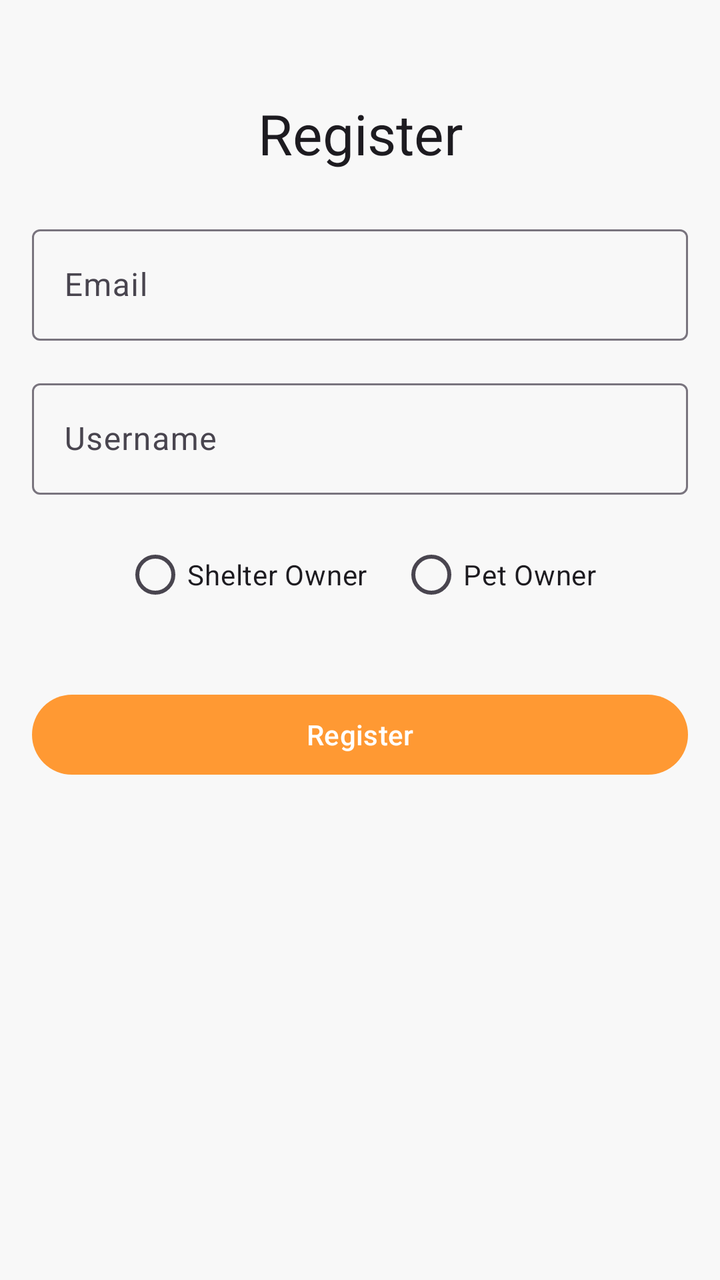
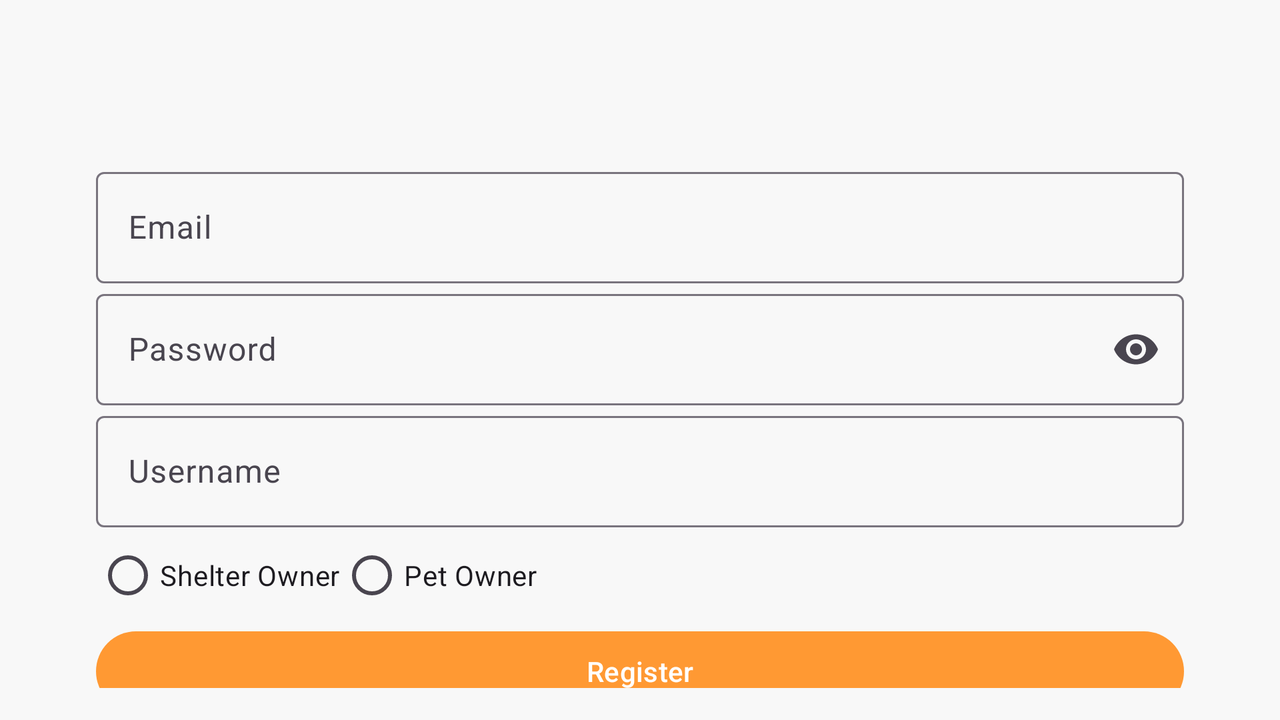

First picture: res/layout/ on a phone held upright. Second picture: the repository's own variant of that layout, on a device whose configuration matches the variant's folder. Source for both follows.
<!-- AndroidManifest.xml: application theme Theme.MyApp -->
<!-- res/layout/activity_register.xml -->
<?xml version="1.0" encoding="utf-8"?>
<androidx.constraintlayout.widget.ConstraintLayout xmlns:android="http://schemas.android.com/apk/res/android"
    xmlns:app="http://schemas.android.com/apk/res-auto"
    android:layout_width="match_parent"
    android:layout_height="match_parent"
    android:padding="16dp">

    <TextView
        android:id="@+id/textViewRegisterTitle"
        android:layout_width="wrap_content"
        android:layout_height="wrap_content"
        android:text="Register"
        android:textAppearance="@style/TextAppearance.Material3.HeadlineMedium"
        app:layout_constraintTop_toTopOf="parent"
        app:layout_constraintStart_toStartOf="parent"
        app:layout_constraintEnd_toEndOf="parent"
        android:layout_marginTop="32dp"/>

    <com.google.android.material.textfield.TextInputLayout
        android:id="@+id/textInputLayoutEmail"
        style="@style/Widget.Material3.TextInputLayout.OutlinedBox"
        android:layout_width="0dp"
        android:layout_height="wrap_content"
        android:layout_marginTop="24dp"
        android:hint="Email"
        app:layout_constraintTop_toBottomOf="@id/textViewRegisterTitle"
        app:layout_constraintStart_toStartOf="parent"
        app:layout_constraintEnd_toEndOf="parent">

        <com.google.android.material.textfield.TextInputEditText
            android:id="@+id/editTextEmail"
            android:layout_width="match_parent"
            android:layout_height="wrap_content"
            android:inputType="textEmailAddress" />
    </com.google.android.material.textfield.TextInputLayout>

    <com.google.android.material.textfield.TextInputLayout
        android:id="@+id/textInputLayoutUsername"
        style="@style/Widget.Material3.TextInputLayout.OutlinedBox"
        android:layout_width="0dp"
        android:layout_height="wrap_content"
        android:layout_marginTop="16dp"
        android:hint="Username"
        app:layout_constraintTop_toBottomOf="@id/textInputLayoutEmail"
        app:layout_constraintStart_toStartOf="parent"
        app:layout_constraintEnd_toEndOf="parent">

        <com.google.android.material.textfield.TextInputEditText
            android:id="@+id/editTextUsername"
            android:layout_width="match_parent"
            android:layout_height="wrap_content" />
    </com.google.android.material.textfield.TextInputLayout>

    <RadioGroup
        android:id="@+id/roleRadioGroup"
        android:layout_width="wrap_content"
        android:layout_height="wrap_content"
        android:orientation="horizontal"
        app:layout_constraintTop_toBottomOf="@id/textInputLayoutUsername"
        app:layout_constraintStart_toStartOf="parent"
        app:layout_constraintEnd_toEndOf="parent"
        android:layout_marginTop="16dp">

        <com.google.android.material.radiobutton.MaterialRadioButton
            android:id="@+id/radioButtonShelterOwner"
            android:layout_width="wrap_content"
            android:layout_height="wrap_content"
            android:text="Shelter Owner" />

        <com.google.android.material.radiobutton.MaterialRadioButton
            android:id="@+id/radioButtonPetOwner"
            android:layout_width="wrap_content"
            android:layout_height="wrap_content"
            android:text="Pet Owner"
            android:layout_marginStart="16dp"/>
    </RadioGroup>

    <com.google.android.material.button.MaterialButton
        android:id="@+id/buttonRegister"
        android:layout_width="0dp"
        android:layout_height="wrap_content"
        android:text="Register"
        android:layout_marginTop="32dp"
        app:cornerRadius="28dp"
        app:layout_constraintTop_toBottomOf="@id/roleRadioGroup"
        app:layout_constraintStart_toStartOf="parent"
        app:layout_constraintEnd_toEndOf="parent" />
</androidx.constraintlayout.widget.ConstraintLayout>
<!-- resources referenced by this layout -->
<resources>
  <style name="Theme.MyApp" parent="Theme.Material3.DayNight.NoActionBar">
          <item name="colorPrimary">@color/warm_orange</item>
          <item name="colorOnPrimary">@color/white</item>
          <item name="colorPrimaryContainer">@color/light_orange</item>
          <item name="colorOnPrimaryContainer">@color/dark_orange</item>
          <item name="android:colorBackground">@color/light_cream</item>
          <item name="colorSurface">@color/white</item>
          <item name="colorOnBackground">@color/black</item>
          <item name="colorOnSurface">@color/black</item>
  
      </style>
  <color name="warm_orange">#FF9933</color>
  <color name="white">#FFFFFF</color>
  <color name="light_orange">#FFA500</color>
  <color name="dark_orange">#E68634</color>
  <color name="light_cream">#F8F8F8</color>
  <color name="black">#000000</color>
</resources>
<!-- res/layout-land/activity_register.xml (the repository's variant of the layout above) -->
<!-- drawn on the phone turned sideways -->
<?xml version="1.0" encoding="utf-8"?>
<androidx.constraintlayout.widget.ConstraintLayout
    xmlns:android="http://schemas.android.com/apk/res/android"
    xmlns:app="http://schemas.android.com/apk/res-auto"
    android:layout_width="match_parent"
    android:layout_height="match_parent"
    android:padding="16dp">

    <ImageView
        android:id="@+id/imageViewLogo"
        android:layout_width="wrap_content"
        android:layout_height="wrap_content"
        android:layout_marginTop="64dp"
        app:layout_constraintStart_toStartOf="parent"
        app:layout_constraintEnd_toEndOf="parent"
        app:layout_constraintTop_toTopOf="parent"/>

    <com.google.android.material.textfield.TextInputLayout
        android:id="@+id/emailInputLayout"
        style="@style/Widget.Material3.TextInputLayout.OutlinedBox"
        android:layout_width="match_parent"
        android:layout_height="wrap_content"
        android:layout_marginStart="32dp"
        android:layout_marginTop="16dp"
        android:layout_marginEnd="32dp"
        android:hint="@string/email"
        app:layout_constraintBottom_toTopOf="@id/passwordInputLayout"
        app:layout_constraintEnd_toEndOf="parent"
        app:layout_constraintStart_toStartOf="parent"
        app:layout_constraintTop_toBottomOf="@id/imageViewLogo">

        <com.google.android.material.textfield.TextInputEditText
            android:id="@+id/editTextEmail"
            android:layout_width="match_parent"
            android:layout_height="wrap_content"
            android:inputType="textEmailAddress" />
    </com.google.android.material.textfield.TextInputLayout>

    <com.google.android.material.textfield.TextInputLayout
        android:id="@+id/passwordInputLayout"
        style="@style/Widget.Material3.TextInputLayout.OutlinedBox"
        android:layout_width="match_parent"
        android:layout_height="wrap_content"
        android:hint="@string/password"
        app:endIconMode="password_toggle"
        app:layout_constraintStart_toStartOf="parent"
        app:layout_constraintEnd_toEndOf="parent"
        app:layout_constraintTop_toBottomOf="@id/emailInputLayout"
        app:layout_constraintBottom_toTopOf="@id/usernameInputLayout"
        android:layout_marginStart="32dp"
        android:layout_marginEnd="32dp">

        <com.google.android.material.textfield.TextInputEditText
            android:id="@+id/editTextPassword"
            android:layout_width="match_parent"
            android:layout_height="wrap_content"
            android:inputType="textPassword" />
    </com.google.android.material.textfield.TextInputLayout>

    <com.google.android.material.textfield.TextInputLayout
        android:id="@+id/usernameInputLayout"
        style="@style/Widget.Material3.TextInputLayout.OutlinedBox"
        android:layout_width="match_parent"
        android:layout_height="wrap_content"
        android:hint="@string/username"
        app:layout_constraintStart_toStartOf="parent"
        app:layout_constraintEnd_toEndOf="parent"
        app:layout_constraintTop_toBottomOf="@id/passwordInputLayout"
        app:layout_constraintBottom_toTopOf="@id/radioGroupRole"
        android:layout_marginStart="32dp"
        android:layout_marginEnd="32dp">

        <com.google.android.material.textfield.TextInputEditText
            android:id="@+id/editTextUsername"
            android:layout_width="match_parent"
            android:layout_height="wrap_content"
            android:inputType="text" />
    </com.google.android.material.textfield.TextInputLayout>

    <RadioGroup
        android:id="@+id/radioGroupRole"
        android:layout_width="match_parent"
        android:layout_height="wrap_content"
        android:orientation="horizontal"
        app:layout_constraintStart_toStartOf="parent"
        app:layout_constraintEnd_toEndOf="parent"
        app:layout_constraintTop_toBottomOf="@id/usernameInputLayout"
        app:layout_constraintBottom_toTopOf="@id/buttonRegister"
        android:layout_marginStart="32dp"
        android:layout_marginEnd="32dp">

        <RadioButton
            android:id="@+id/radioButtonShelterOwner"
            android:layout_width="wrap_content"
            android:layout_height="wrap_content"
            android:text="@string/shelter_owner" />

        <RadioButton
            android:id="@+id/radioButtonPetOwner"
            android:layout_width="wrap_content"
            android:layout_height="wrap_content"
            android:text="@string/pet_owner" />
    </RadioGroup>

    <com.google.android.material.button.MaterialButton
        android:id="@+id/buttonRegister"
        android:layout_width="0dp"
        android:layout_height="wrap_content"
        android:text="@string/register"
        app:layout_constraintStart_toStartOf="parent"
        app:layout_constraintEnd_toEndOf="parent"
        app:layout_constraintBottom_toBottomOf="parent"
        app:layout_constraintTop_toBottomOf="@id/radioGroupRole"
        android:layout_marginStart="32dp"
        android:layout_marginEnd="32dp"/>
</androidx.constraintlayout.widget.ConstraintLayout>
<!-- resources referenced by the variant -->
<!-- as the phone turned sideways resolves them -->
<resources>
  <string name="email">Email</string>
  <string name="password">Password</string>
  <string name="pet_owner">Pet Owner</string>
  <string name="register">Register</string>
  <string name="shelter_owner">Shelter Owner</string>
  <string name="username">Username</string>
  <style name="Theme.MyApp" parent="Theme.Material3.DayNight.NoActionBar">
          <item name="colorPrimary">@color/warm_orange</item>
          <item name="colorOnPrimary">@color/white</item>
          <item name="colorPrimaryContainer">@color/light_orange</item>
          <item name="colorOnPrimaryContainer">@color/dark_orange</item>
          <item name="android:colorBackground">@color/light_cream</item>
          <item name="colorSurface">@color/white</item>
          <item name="colorOnBackground">@color/black</item>
          <item name="colorOnSurface">@color/black</item>
  
      </style>
  <color name="warm_orange">#FF9933</color>
  <color name="white">#FFFFFF</color>
  <color name="light_orange">#FFA500</color>
  <color name="dark_orange">#E68634</color>
  <color name="light_cream">#F8F8F8</color>
  <color name="black">#000000</color>
</resources>
